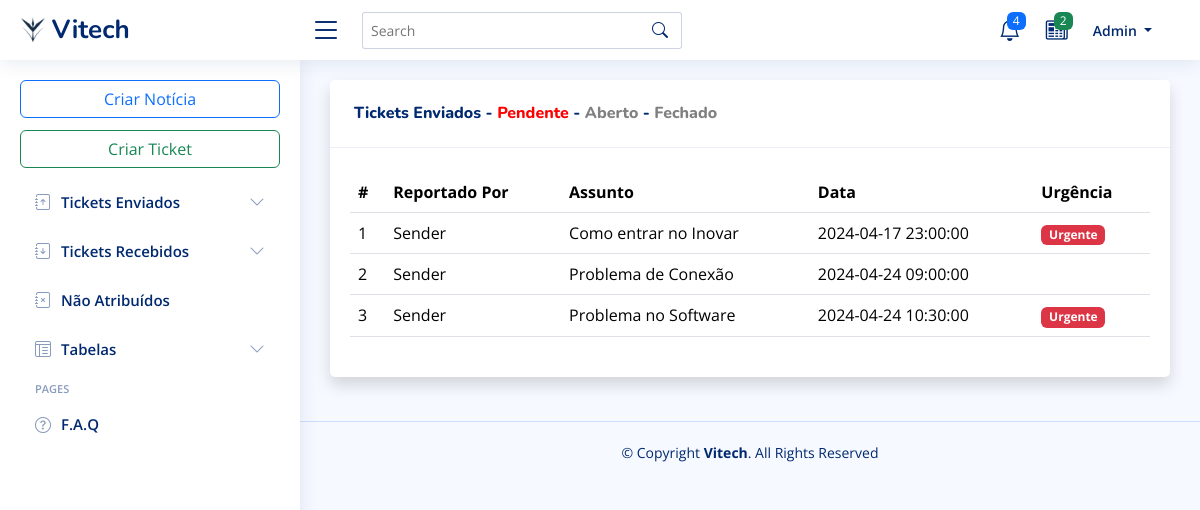
Page /?op=1&x=1 (signed in) on the committed database.
### tables this page shows
CREATE TABLE `ticket` (
  `id_ticket` int(9) NOT NULL,
  `id_user` int(9) NOT NULL,
  `data` timestamp NOT NULL DEFAULT current_timestamp(),
  `tipo_ticket` char(1) NOT NULL,
  `assunto_local` varchar(50) NOT NULL,
  `mensagem_sintomas` text NOT NULL,
  `id_departamento_destino` varchar(3) NOT NULL,
  `urgencia` tinyint(1) NOT NULL,
  `status` char(1) NOT NULL,
  `id_user_atribuido` int(9) DEFAULT NULL,
  `data_atribuido` date DEFAULT NULL
);

CREATE TABLE `user` (
  `id_user` int(9) NOT NULL,
  `nome` varchar(50) NOT NULL,
  `username` varchar(20) NOT NULL,
  `password` char(40) NOT NULL,
  `email` varchar(100) NOT NULL,
  `telefone` int(9) DEFAULT NULL,
  `status` char(1) NOT NULL
);

### pag/tickets-enviados.php (the view, shortened to what this page needs)
<?php
if(isset($_GET['x'])) {
  $x = $_GET['x'];
  switch ($x) {
    case 1:
      $pendente = true;
      break;
  }
}
?>
<div class="card shadow mb-4">
<div class="card-header py-4 px-4">
    <div class="d-flex justify-content-between align-items-center">
      <h6 class="m-0" style="font-weight: 800;">
        <span style="color: #012970;">Tickets Enviados - </span>
        <a href="#" style="color: <?php echo ($pendente ? '#ff0000' : 'grey'); ?>;" role="button" onclick="changeColor(this, '#ff0000')">
            Pendente
        </a>
        <span style="color: #012970;"> - </span>
        <a href="#" style="color: <?php echo ($aberto ? '#FFD700' : 'grey'); ?>;" role="button" onclick="changeColor(this, '#FFD700')">
            Aberto
        </a>
        <span style="color: #012970;"> - </span>
        <a href="#" style="color: <?php echo ($fechado ? '#32CD32' : 'grey'); ?>;" role="button" onclick="changeColor(this, '#32CD32')">
            Fechado
        </a>
      </h6>
    </div>
</div>
            <div class="card-body py-4">
                <table class="table table-hover" id="datatable" width="100%" cellspacing="0">
                  <thead>
                    <tr>
                      <th>#</th>
                      <th>Reportado Por</th>
                      <th>Assunto</th>
                      <th>Data</th>
                      <th>Urgência</th>
                    </tr>
                  </thead>
                  <tbody>
                    <?php
                      $query = "SELECT t.*, u.nome AS nome_user
                      FROM ticket t
                      JOIN user u ON t.id_user = u.id_user
                      WHERE t.id_user_atribuido = {$_SESSION['user']['id_user']}";
                      $query_exec = mysqli_query($con, $query);
                      if(mysqli_num_rows($query_exec) > 0)
                      {
                          foreach($query_exec as $ticket)
                          {
                            $status_class = '';
                            switch ($ticket['status']) {
                                case 'A':
                                    $status_class = 'bcc-aberto';
                                    break;
                                case 'F':
                                    $status_class = 'bcc_fechado';
                                    break;
                                  }
                              ?>
                              <tr class="<?= $status_class ?>">
                                  <td><?= $ticket['id_ticket'] ?></td>
                                  <td><?= $ticket['nome_user'] ?></td>
                                  <td><?= $ticket['assunto_local'] ?></td>
                                  <td><?= $ticket['data'] ?></td>
                                  <td><?php if($ticket['urgencia']) echo("<span class='badge bg-danger'>Urgente</span>") ?></td>
                              </tr>
                              <?php
                          }
                      }
                    ?>
                  </tbody>
                </table>
              </div>

### index.php (shortened to what this page needs)
<?php
$op = 0;
if(isset($_GET['op']))
  $op = $_GET['op'];
?>
<!DOCTYPE html>
<html lang="en">
<head>
  <link href="assets/vendor/bootstrap/css/bootstrap.min.css" rel="stylesheet">
  <link href="assets/vendor/bootstrap-icons/bootstrap-icons.css" rel="stylesheet">
  <link href="assets/vendor/boxicons/css/boxicons.min.css" rel="stylesheet">
  <link href="assets/vendor/quill/quill.snow.css" rel="stylesheet">
  <link href="assets/vendor/quill/quill.bubble.css" rel="stylesheet">
  <link href="assets/vendor/remixicon/remixicon.css" rel="stylesheet">
  <link href="assets/vendor/simple-datatables/style.css" rel="stylesheet">
  <link href="assets/css/style.css" rel="stylesheet">
  <link href="assets/css/mystyle.css" rel="stylesheet">
</head>
<body>
<?php
if (!isset($_SESSION['user'])) {
  include "./pag/login/login.php";
}
else
{
?>
  <header id="header" class="header fixed-top d-flex align-items-center">
    <div class="d-flex align-items-center justify-content-between">
      <a href="./" class="logo d-flex align-items-center">
        <img src="assets/img/logo.png" alt="">
        <span class="d-none d-lg-block">Vitech</span>
      </a>
      <i class="bi bi-list toggle-sidebar-btn"></i>
    </div>
    <div class="search-bar">
      <form class="search-form d-flex align-items-center" method="POST" action="#">
        <input type="text" name="query" placeholder="Search" title="Enter search keyword">
        <button type="submit" title="Search"><i class="bi bi-search"></i></button>
      </form>
    </div>
    <nav class="header-nav ms-auto">
      <ul class="d-flex align-items-center">
        <li class="nav-item dropdown">
          <a class="nav-link nav-icon" href="#" data-bs-toggle="dropdown">
            <i class="bi bi-bell"></i>
            <span class="badge bg-primary badge-number">4</span>
          </a>
        </li>
        <li class="nav-item dropdown">
          <a class="nav-link nav-icon" href="#" data-bs-toggle="dropdown">
            <i class="bi bi-newspaper"></i>
            <span class="badge bg-success badge-number">2</span>
          </a>
        </li>
        <li class="nav-item dropdown pe-5">
          <a class="nav-link nav-profile d-flex align-items-center pe-0" href="#" data-bs-toggle="dropdown">
            <span class="d-none d-md-block dropdown-toggle ps-0"> <?php echo $_SESSION['user']['nome']; ?> </span>
          </a>
        </li>
      </ul>
    </nav>
  </header>
  <aside id="sidebar" class="sidebar">
    <button class="btn btn-outline-primary btn" style="margin-bottom: 12px; width: 100%" >Criar Notícia</button>
    <button class="btn btn-outline-success btn" style="margin-bottom: 12px; width: 100%" >Criar Ticket</button>
    <ul class="sidebar-nav" id="sidebar-nav">
      <li class="nav-item">
        <a class="nav-link collapsed" data-bs-target="#tickets-enviados-nav" data-bs-toggle="collapse" href="#">
          <i class="bi bi-journal-arrow-up"></i><span>Tickets Enviados</span><i class="bi bi-chevron-down ms-auto"></i>
        </a>
      </li>
      <li class="nav-item">
        <a class="nav-link collapsed" data-bs-target="#tickets-recebidos-nav" data-bs-toggle="collapse" href="#">
          <i class="bi bi-journal-arrow-down"></i><span>Tickets Recebidos</span><i class="bi bi-chevron-down ms-auto"></i>
        </a>
      </li>
      <li class="nav-item">
        <a class="nav-link collapsed" href="pages-faq.html">
          <i class="bi bi-journal-x"></i>
          <span>Não Atribuídos</span>
        </a>
      </li>
      <li class="nav-item">
        <a class="nav-link collapsed" data-bs-target="#tables-nav" data-bs-toggle="collapse" href="#">
          <i class="bi bi-layout-text-window-reverse"></i><span>Tabelas</span><i class="bi bi-chevron-down ms-auto"></i>
        </a>
      </li>
      <li class="nav-heading">Pages</li>
      <li class="nav-item">
        <a class="nav-link collapsed" href="pages-faq.html">
          <i class="bi bi-question-circle"></i>
          <span>F.A.Q</span>
        </a>
      </li>
    </ul>
  </aside>
  <main id="main" class="main">
    <?php
          $pag_file = "./index.php";
          switch ($op) {
              case 1:
                  $pag_file = "./pag/tickets-enviados.php";
                  break;
              }
      require($pag_file);
    ?>
  </main>
  <footer id="footer" class="footer">
    <div class="copyright">
      &copy; Copyright <strong><span>Vitech</span></strong>. All Rights Reserved
    </div>
  </footer>
<?php
}
?>
</body>
</html>

### assets/css/style.css (style rules this page uses)
:root { scroll-behavior: smooth; }
body { font-family: "Open Sans", sans-serif; background: #f6f9ff; color: #444444; }
a { color: #4154f1; text-decoration: none; }
h1, h2, h3, h4, h5, h6 { font-family: "Nunito", sans-serif; }
#main { margin-top: 60px; padding: 20px 30px; transition: all 0.3s; }
.card { margin-bottom: 30px; border: none; border-radius: 5px; box-shadow: 0px 0 30px rgba(1, 41, 112, 0.1); }
.card-header, .card-footer { border-color: #ebeef4; background-color: #fff; color: #798eb3; padding: 15px; }
.card-body { padding: 0 20px 20px 20px; }
.logo { line-height: 1; }
@media (min-width: 1200px) { .logo { width: 280px; } }
.logo img { max-height: 26px; margin-right: 6px; }
.logo span { font-size: 26px; font-weight: 700; color: #012970; font-family: "Nunito", sans-serif; }
.header { transition: all 0.5s; z-index: 997; height: 60px; box-shadow: 0px 2px 20px rgba(1, 41, 112, 0.1); background-color: #fff; padding-left: 20px; }
.header .toggle-sidebar-btn { font-size: 32px; padding-left: 10px; cursor: pointer; color: #012970; }
.header .search-bar { min-width: 360px; padding: 0 20px; }
.header .search-form { width: 100%; }
.header .search-form input { border: 0; font-size: 14px; color: #012970; border: 1px solid rgba(1, 41, 112, 0.2); padding: 7px 38px 7px 8px; border-radius: 3px; transition: 0.3s; width: 100%; }
.header .search-form button { border: 0; padding: 0; margin-left: -30px; background: none; }
.header .search-form button i { color: #012970; }
.header-nav ul { list-style: none; }
.header-nav>ul { margin: 0; padding: 0; }
.header-nav .nav-icon { font-size: 22px; color: #012970; margin-right: 25px; position: relative; }
.header-nav .nav-profile { color: #012970; }
.header-nav .nav-profile span { font-size: 14px; font-weight: 600; }
.header-nav .badge-number { position: absolute; inset: -2px -5px auto auto; font-weight: normal; font-size: 12px; padding: 3px 6px; }
.sidebar { position: fixed; top: 60px; left: 0; bottom: 0; width: 300px; z-index: 996; transition: all 0.3s; padding: 20px; overflow-y: auto; scrollbar-width: thin; scrollbar-color: #aab7cf transparent; box-shadow: 0px 0px 20px rgba(1, 41, 112, 0.1); background-color: #fff; }
@media (min-width: 1200px) { #main, #footer { margin-left: 300px; } }
.sidebar-nav { padding: 0; margin: 0; list-style: none; }
.sidebar-nav li { padding: 0; margin: 0; list-style: none; }
.sidebar-nav .nav-item { margin-bottom: 5px; }
.sidebar-nav .nav-heading { font-size: 11px; text-transform: uppercase; color: #899bbd; font-weight: 600; margin: 10px 0 5px 15px; }
.sidebar-nav .nav-link { display: flex; align-items: center; font-size: 15px; font-weight: 600; color: #4154f1; transition: 0.3; background: #f6f9ff; padding: 10px 15px; border-radius: 4px; }
.sidebar-nav .nav-link i { font-size: 16px; margin-right: 10px; color: #4154f1; }
.sidebar-nav .nav-link.collapsed { color: #012970; background: #fff; }
.sidebar-nav .nav-link.collapsed i { color: #899bbd; }
.sidebar-nav .nav-link .bi-chevron-down { margin-right: 0; transition: transform 0.2s ease-in-out; }
.footer { padding: 20px 0; font-size: 14px; transition: all 0.3s; border-top: 1px solid #cddfff; }
.footer .copyright { text-align: center; color: #012970; }

### assets/css/mystyle.css (style rules this page uses)
.bcc_fechado { background-color: rgba(0, 128, 0, 0.26) !important; }

### rows in the picture
ticket: id_ticket "1", id_user.nome "Sender", assunto_local "Como entrar no Inovar", data "2024-04-17 23:00:00", urgencia "Urgente"
ticket: id_ticket "2", id_user.nome "Sender", assunto_local "Problema de Conexão", data "2024-04-24 09:00:00"
ticket: id_ticket "3", id_user.nome "Sender", assunto_local "Problema no Software", data "2024-04-24 10:30:00", urgencia "Urgente"

### other values in the picture
$_SESSION['user']['nome'] "Admin"
